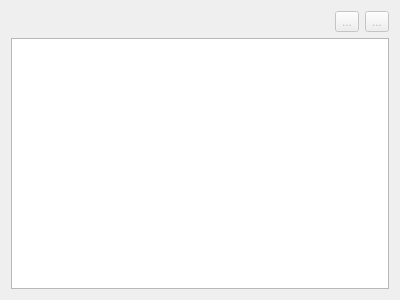
<?xml version="1.0" encoding="UTF-8"?>
<ui version="4.0">
 <class>AntShapeTypeEditorWidget</class>
 <widget class="QWidget" name="AntShapeTypeEditorWidget">
  <property name="geometry">
   <rect>
    <x>0</x>
    <y>0</y>
    <width>400</width>
    <height>300</height>
   </rect>
  </property>
  <property name="windowTitle">
   <string>Form</string>
  </property>
  <layout class="QVBoxLayout" name="verticalLayout">
   <item>
    <layout class="QHBoxLayout" name="horizontalLayout">
     <item>
      <spacer name="horizontalSpacer">
       <property name="orientation">
        <enum>Qt::Horizontal</enum>
       </property>
       <property name="sizeHint" stdset="0">
        <size>
         <width>40</width>
         <height>20</height>
        </size>
       </property>
      </spacer>
     </item>
     <item>
      <widget class="QToolButton" name="addButton">
       <property name="enabled">
        <bool>false</bool>
       </property>
       <property name="text">
        <string>...</string>
       </property>
       <property name="icon">
        <iconset theme="list-add-symbolic"/>
       </property>
      </widget>
     </item>
     <item>
      <widget class="QToolButton" name="removeButton">
       <property name="enabled">
        <bool>false</bool>
       </property>
       <property name="text">
        <string>...</string>
       </property>
       <property name="icon">
        <iconset theme="list-remove-symbolic"/>
       </property>
      </widget>
     </item>
    </layout>
   </item>
   <item>
    <widget class="QTableView" name="tableView">
     <attribute name="verticalHeaderVisible">
      <bool>false</bool>
     </attribute>
    </widget>
   </item>
  </layout>
 </widget>
 <resources/>
 <connections/>
</ui>
